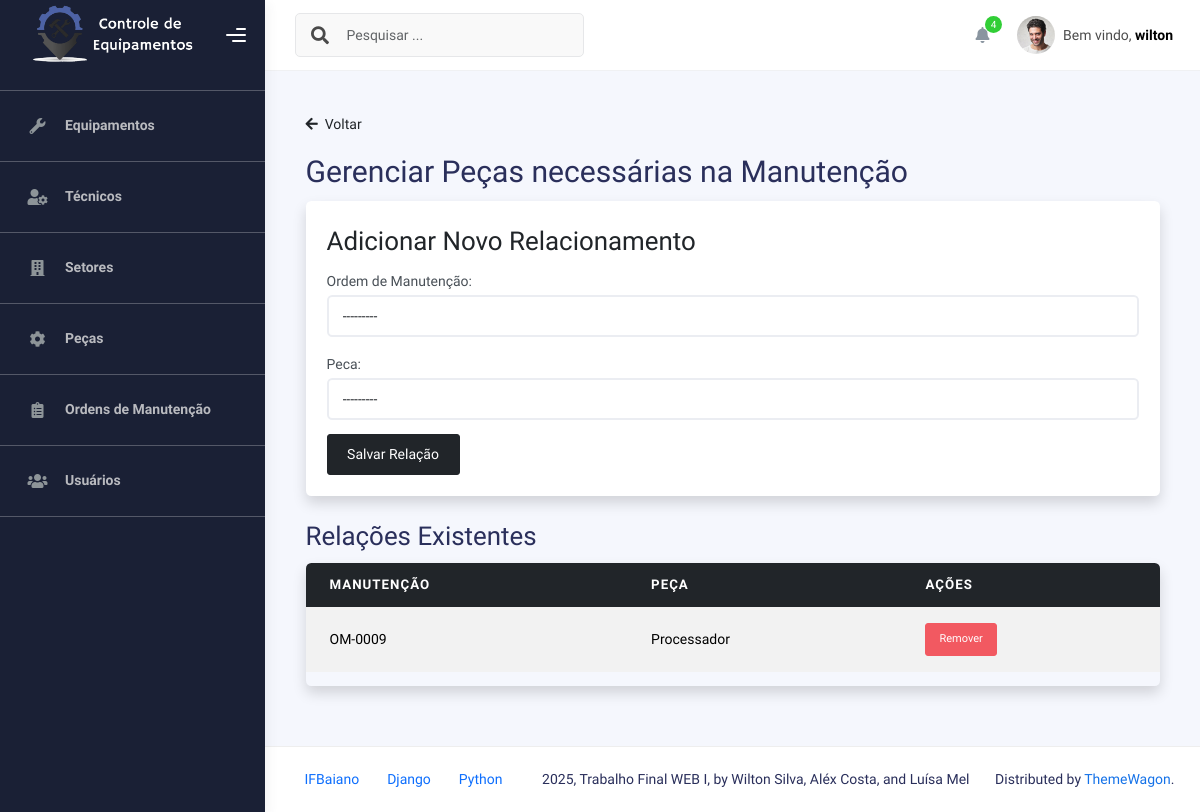
Screenshot of /gerenciar_pecas_manutencao/ (signed in) with the database file from the repository.
### Manutencoes/models.py (models this page shows, shortened)
class PecasManutencao(models.Model):
    ordem_manutencao = models.ForeignKey(
        OrdemManutencao,
        on_delete=models.CASCADE,
        related_name="pecas"
    )
    peca = models.ForeignKey('Pecas.Peca', on_delete=models.CASCADE)
    class Meta:
        unique_together = ('ordem_manutencao', 'peca')
        verbose_name = "Peça de Manutenção"
        verbose_name_plural = "Peças de Manutenção"

class OrdemManutencao(models.Model):
    TIPO_CHOICES = [
        ("Preventiva", "Preventiva"),
        ("Corretiva", "Corretiva"),
    ]
    STATUS_CHOICES = [
        ("Pendente", "Pendente"),
        ("Em andamento", "Em andamento"),
        ("Concluida", "Concluída"),
    ]
    numero_ordem       = models.CharField("Número da Ordem", max_length=20, unique=True, blank=True)
    data_solicitacao   = models.DateField("Data da Solicitação", auto_now_add=True)
    tipo               = models.CharField("Tipo", max_length=10, choices=TIPO_CHOICES)
    descricao_problema = models.TextField("Descrição do Problema")
    status             = models.CharField("Status", max_length=12, choices=STATUS_CHOICES, default="Pendente")
    equipamento        = models.ForeignKey(
        Equipamento,
        on_delete=models.CASCADE,
        related_name="ordens_manutencao"
    )
    tecnico_responsavel = models.ForeignKey(
        Tecnico,
        on_delete=models.CASCADE,
        related_name="ordens_manutencao"
    )
    class Meta:
        ordering = ["-data_solicitacao"]
        verbose_name = "Ordem de Manutenção"
        verbose_name_plural = "Ordens de Manutenção"
    def __str__(self):
        return f"{self.numero_ordem} – {self.get_tipo_display()} ({self.get_status_display()})"

### Pecas/models.py (models this page shows)
class Peca(models.Model):
    nome_da_peca = models.CharField(max_length=100)
    codigo = models.CharField(max_length=100)
    fabricante = models.CharField(max_length=100)
    estoque = models.IntegerField()
    data_da_ultima_compra = models.DateField()
    def __str__(self):
        return f"{self.nome_da_peca} ({self.codigo})"

### Manutencoes/views.py (the view)
# urls.py: path('gerenciar_pecas_manutencao/', manutencao_views.gerenciar_pecas_manutencao, name='gerenciar_pecas_manutencao'),
@login_required
@permission_required('Manutencoes.view_pecasmanutencao', raise_exception=True)
@permission_required('Manutencoes.add_pecasmanutencao', raise_exception=True)
@permission_required('Manutencoes.change_pecasmanutencao', raise_exception=True)
def gerenciar_pecas_manutencao(request):
    peca_manutencao = PecasManutencao.objects.select_related('ordem_manutencao', 'peca').all()
    form = PecasManutencaoForm()
    if request.method == 'POST':
        form = PecasManutencaoForm(request.POST)
        if form.is_valid():
            form.save()
            return HttpResponseRedirect(reverse('gerenciar_pecas_manutencao'))
    return render(request, 'manutencao/gerenciar_pecas_manutencao.html', {
        'peca_manutencao': peca_manutencao,
        'form': form
    })

### Manutencoes/forms.py
class PecasManutencaoForm(forms.ModelForm):
    ordem_manutencao = forms.ModelChoiceField(
        queryset=PecasManutencao.ordem_manutencao.field.related_model.objects.all(),
        label="Ordem de Manutenção",
        widget=forms.Select(attrs={'class': 'form-control'})
    )
    peca = forms.ModelChoiceField(
        queryset=Peca.objects.all(),
        widget=forms.Select(attrs={'class': 'form-control'})
    )
    class Meta:
        model = PecasManutencao
        fields = ['ordem_manutencao', 'peca']

### templates/manutencao/gerenciar_pecas_manutencao.html (shortened to what this page needs)
{% extends "_base.html" %}
{% block content %}
<div class="container mt-4">
    <a href="/manutencoes/" class="text-decoration-none text-dark mb-3 d-inline-block">
        <i class="fas fa-arrow-left me-1"></i> Voltar
    </a>
    <h1>Gerenciar Peças necessárias na Manutenção</h1>
    <div class="card p-4 shadow rounded mb-4">
        <h2>Adicionar Novo Relacionamento</h2>
        <form method="post">
            {{ form.as_p }}
            <button type="submit" class="btn btn-dark">Salvar Relação</button>
        </form>
    </div>
    <h2>Relações Existentes</h2>
    <div class="table-responsive shadow rounded">
        <table class="table table-striped table-hover align-middle">
            <thead class="table-dark">
                <tr>
                    <th>Manutenção</th>
                    <th>Peça</th>
                    <th>Ações</th>
                </tr>
            </thead>
            <tbody>
                {% for relacao in peca_manutencao %}
                <tr>
                    <td>{{ relacao.ordem_manutencao.numero_ordem }}</td>
                    <td>{{ relacao.peca.nome_da_peca }}</td>
                    <td>
                        <a href="/delete_pecas_manutencao/{{ relacao.id }}" class="btn btn-sm btn-danger">Remover</a>
                    </td>
                </tr>
                {% empty %}
                <tr>
                    <td colspan="3" class="text-center">Nenhuma relação encontrada.</td>
                </tr>
                {% endfor %}
            </tbody>
        </table>
    </div>
</div>
{% endblock %}

### templates/__topbar.html (shortened to what this page needs)
{% load static %}
<div class="main-header">
<nav class="navbar navbar-header navbar-header-transparent navbar-expand-lg border-bottom">
  <div class="container-fluid">
    <nav class="navbar navbar-header-left navbar-expand-lg navbar-form nav-search p-0 d-none d-lg-flex">
      <div class="input-group">
        <div class="input-group-prepend">
          <button type="submit" class="btn btn-search pe-1">
            <i class="fa fa-search search-icon"></i>
          </button>
        </div>
        <input type="text" placeholder="Pesquisar ..." class="form-control" />
      </div>
    </nav>
    <ul class="navbar-nav topbar-nav ms-md-auto align-items-center">
      <li class="nav-item topbar-icon dropdown hidden-caret">
        <a class="nav-link dropdown-toggle" href="#" id="notifDropdown" role="button"
          data-bs-toggle="dropdown" aria-haspopup="true" aria-expanded="false">
          <i class="fa fa-bell"></i>
          <span class="notification">4</span>
        </a>
      </li>
      <li class="nav-item topbar-user dropdown hidden-caret">
        <a class="dropdown-toggle profile-pic" data-bs-toggle="dropdown" href="#" aria-expanded="false">
          <div class="avatar-sm">
            <img src="{% static 'img/profile.jpg' %}" alt="..." class="avatar-img rounded-circle" />
          </div>
          <span class="profile-username">
            <span class="op-7">Bem vindo,</span>
            <span class="fw-bold">{{ user.username }}</span>
          </span>
        </a>
      </li>
    </ul>
  </div>
</nav>
</div>

### rows the page displays
PecasManutencao: ordem_manutencao.numero_ordem "OM-0009", peca.nome_da_peca "Processador"

### other values shown
{{ user.username }} "wilton"
